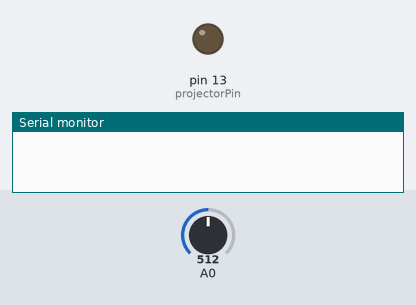
Recording of a sketch running on a simulated Arduino Uno, built with avr-gcc and run on an emulated ATmega328P. Parts: output pins drawn as LEDs (lit = HIGH), the last lines printed to the serial monitor. The inputs (shaded band) are chosen by the test bench; at power-on: A0 = 512.

Above: at 14.8 s.
At 29.82 s:
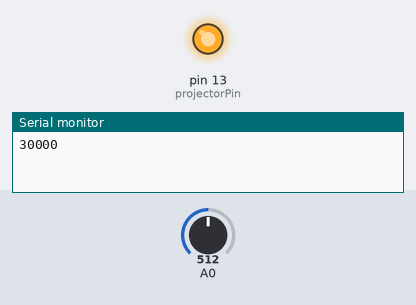
Timing chart, 0 to 39.0 s (numbered marks = the images above):
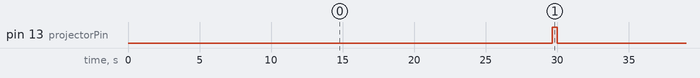

The sketch:

hasselbladcontroller.ino
```cpp
#define MAX_DELAY 60u   //Maximum desired delay time (seconds)
#define PULSE_ON 350u   //Pulse on time (milliseconds)

int potentiometer;
int projectorPin = 13;

void setup(){
  pinMode(projectorPin, OUTPUT);
  potentiometer = analogRead(A0);
  Serial.begin(9600);
}

void changeSlide(){
  digitalWrite(projectorPin, HIGH);
  delay(PULSE_ON);
  digitalWrite(projectorPin, LOW);
}

void loop(){
  long desiredDelay = (((long)(((((float)analogRead(A0))/1023) * 60000))) / 1000) * 1000;
  if(desiredDelay > 0) delay(desiredDelay - PULSE_ON);
  else delay(desiredDelay);
  Serial.println(desiredDelay);
  changeSlide();
}
```

Measured:
- by itself, pin 13 (projectorPin): alternates HIGH for 0.35 s and LOW for 29.7 s
